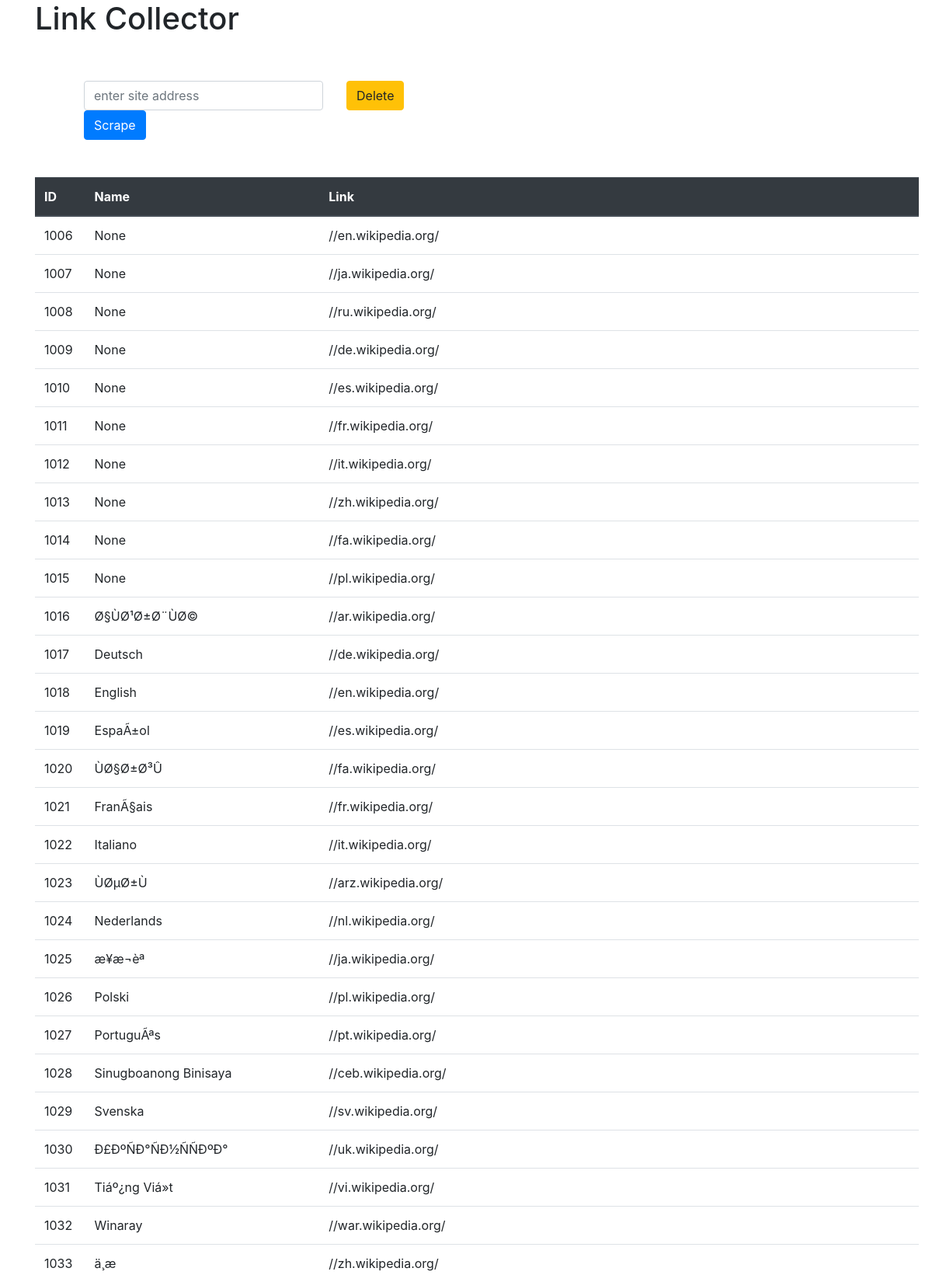
The page / (upper part) on the database its author committed.
### myapp/models.py (models this page shows, shortened)
class Link(models.Model):
    address = models.CharField(max_length = 2000,null=True,blank=True)
    name = models.CharField(max_length = 2000,null=True,blank=True)

### myapp/views.py (the view)
# urls.py: path('', views.scrape, name='scrape'),
def scrape(request):
    if request.method == 'POST':
        site = request.POST.get('site','')
        page = requests.get(site)
        soup = BeautifulSoup(page.text, 'html.parser')
        for link in soup.find_all('a'):
            link_address = link.get('href')
            link_text = link.string
            Link.objects.create(address=link_address, name = link_text)
        return HttpResponseRedirect('/')
    else:
        data = Link.objects.all()
    return render(request, 'myapp/result.html', {'data':data})

### myapp/templates/myapp/result.html (shortened to what this page needs)
<!DOCTYPE html>
<html lang="en">
<head>
    <link rel="stylesheet" href="https://cdn.jsdelivr.net/npm/bootstrap@4.6.2/dist/css/bootstrap.min.css">
</head>
<body>
    <div class="container">
        <div class="row">
            <div class="col-md-5">
                <h1>Link Collector</h1>
            </div>
        </div>
        <div class="row m-5">
            <div class="col-md-4">
                <form method="POST" action="/">
                    <input class="form-control" type="text" name="site" placeholder="enter site address">
                    <button class="btn btn-primary" type="submit">Scrape</button>
                </form>
            </div>
            <div class="col-md-6">
                <a class="btn btn-warning" href="/delete">Delete</a>
            </div>
        </div>
        <div class="row">
            <div class="col-md-8">
                <table class="table">
                    <thead class="thead-dark">
                      <tr>
                        <th scope="col">ID</th>
                        <th scope="col">Name</th>
                        <th scope="col">Link</th>
                      </tr>
                    </thead>
                    <tbody>
                        {% for link in data %}
                        <tr>
                            <td>{{ link.id }}</td>
                            <td>{{ link.name }}</td>
                            <td>{{ link.address }}</td>
                        </tr>
                        {% endfor %}
                    </tbody>
                </table>
            </div>
        </div>
    </div>
</body>
</html>

### rows shown on the page
Link: id "1006", name "None", address "//en.wikipedia.org/"
Link: id "1007", name "None", address "//ja.wikipedia.org/"
Link: id "1008", name "None", address "//ru.wikipedia.org/"
Link: id "1009", name "None", address "//de.wikipedia.org/"
Link: id "1010", name "None", address "//es.wikipedia.org/"
Link: id "1011", name "None", address "//fr.wikipedia.org/"
Link: id "1012", name "None", address "//it.wikipedia.org/"
Link: id "1013", name "None", address "//zh.wikipedia.org/"
Link: id "1014", name "None", address "//fa.wikipedia.org/"
Link: id "1015", name "None", address "//pl.wikipedia.org/"
Link: id "1016", name "Ø§ÙØ¹Ø±Ø¨ÙØ©", address "//ar.wikipedia.org/"
Link: id "1017", name "Deutsch", address "//de.wikipedia.org/"
Link: id "1018", name "English", address "//en.wikipedia.org/"
Link: id "1019", name "EspaÃ±ol", address "//es.wikipedia.org/"
Link: id "1020", name "ÙØ§Ø±Ø³Û", address "//fa.wikipedia.org/"
Link: id "1021", name "FranÃ§ais", address "//fr.wikipedia.org/"
Link: id "1022", name "Italiano", address "//it.wikipedia.org/"
Link: id "1023", name "Ù ØµØ±Ù", address "//arz.wikipedia.org/"
Link: id "1024", name "Nederlands", address "//nl.wikipedia.org/"
Link: id "1025", name "æ¥æ¬èª", address "//ja.wikipedia.org/"
Link: id "1026", name "Polski", address "//pl.wikipedia.org/"
Link: id "1027", name "PortuguÃªs", address "//pt.wikipedia.org/"
Link: id "1028", name "Sinugboanong Binisaya", address "//ceb.wikipedia.org/"
Link: id "1029", name "Svenska", address "//sv.wikipedia.org/"
Link: id "1030", name "Ð£ÐºÑÐ°ÑÐ½ÑÑÐºÐ°", address "//uk.wikipedia.org/"
Link: id "1031", name "Tiáº¿ng Viá»t", address "//vi.wikipedia.org/"
Link: id "1032", name "Winaray", address "//war.wikipedia.org/"
Link: id "1033", name "ä¸­æ", address "//zh.wikipedia.org/"
